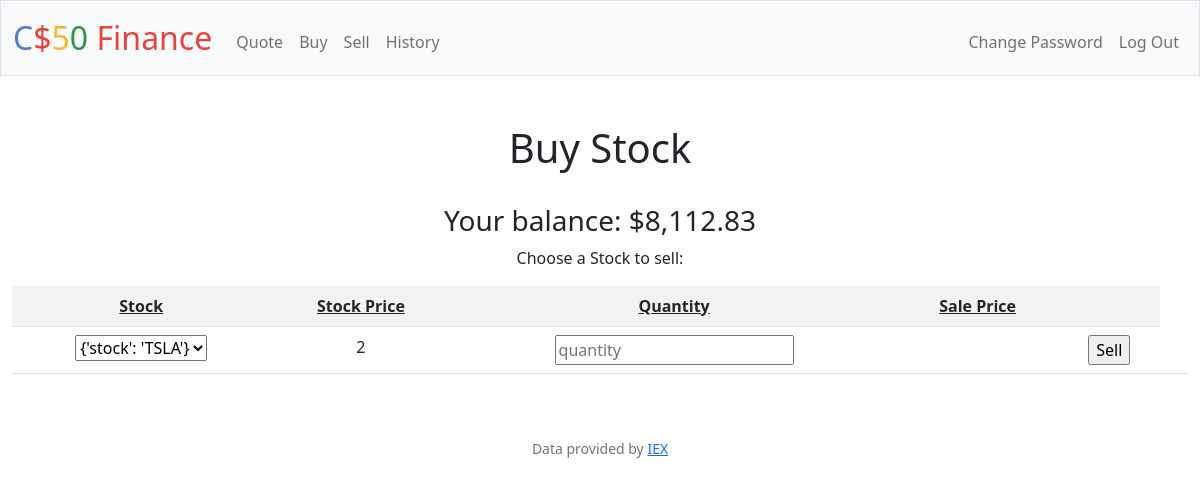
The app's page /sell (signed in), older data.
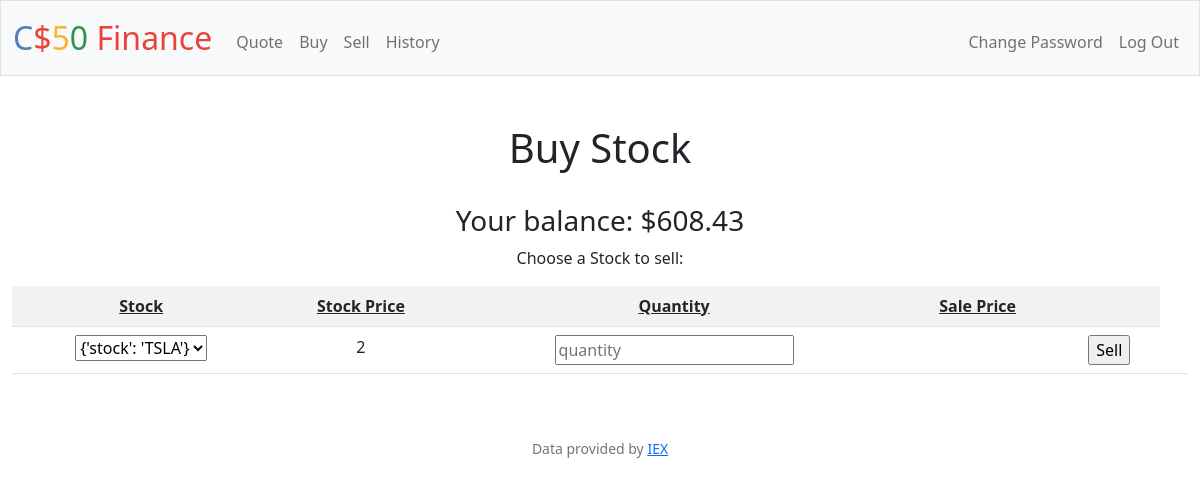
The same page, newer data.
### tables this page shows
CREATE TABLE users (id INTEGER PRIMARY KEY AUTOINCREMENT NOT NULL, username TEXT NOT NULL, hash TEXT NOT NULL, cash NUMERIC NOT NULL DEFAULT 10000.00);

### app.py (the view, shortened to what this page needs)
@app.route("/sell", methods=["GET", "POST"])
@login_required
def sell():
    balance = db.execute(
        "SELECT cash FROM users WHERE id = ?", session["user_id"])
    stocks = db.execute(
        "SELECT stock FROM stocks where person_id = ? AND quantity > 0",  session["user_id"])
    return render_template("sell.html", cash=balance[0]["cash"], stocks=stocks)

### app.py (called while the page is built)
@app.after_request
def after_request(response):
    response.headers["Cache-Control"] = "no-cache, no-store, must-revalidate"
    response.headers["Expires"] = 0
    response.headers["Pragma"] = "no-cache"
    return response

### helpers.py (called while the page is built)
def login_required(f):
    @wraps(f)
    def decorated_function(*args, **kwargs):
        if session.get("user_id") is None:
            return redirect("/login")
        return f(*args, **kwargs)
    return decorated_function

def usd(value):
    return f"${value:,.2f}"

### templates/sell.html (shortened to what this page needs)
{% extends "layout.html"%}
{% block main %}
    <h1> Buy Stock </h1>
    <br>
    <form action="/sell" method="post">
        <h3>Your balance: {{ cash | usd }}</h3>
        <label for="cars">Choose a Stock to sell:</label>
            <table class="table table-striped">
                <tr>
                    <th class="headings">Stock</th>
                    <th class="headings">Stock Price</th>
                    <th class="headings">Quantity</th>
                    <th class="headings">Sale Price</th>
                    <th> </th>
                </tr>
                <tr>
                    <td>
                        <select id ="sell" name="sell">
                        {% for stock in stocks %}
                            <option> {{ stock }} </option>
                        {%endfor%}
                        </select>
                    </td>
                    <td id="stock_price">2</td>
                    <td>
                        <input id="num2" name="quantity" type="text" placeholder="quantity">
                    </td>
                    <td id="sale_price"></td>
                    <td>
                        <input type="submit" value="Sell">
                    <td>
                </tr>
            </table>
    </form>
{% endblock %}

### templates/layout.html (shortened to what this page needs)
<!DOCTYPE html>
<html lang="en">
    <head>
        <link href="https://cdn.jsdelivr.net/npm/bootstrap@5.1.3/dist/css/bootstrap.min.css" rel="stylesheet">
        <link href="/static/styles.css" rel="stylesheet">
    </head>
    <body>
        <nav class="bg-light border navbar navbar-expand-md navbar-light">
            <div class="container-fluid">
                <a class="navbar-brand" href="/"><span class="blue">C</span><span class="red">$</span><span class="yellow">5</span><span class="green">0</span> <span class="red">Finance</span></a>
                <div class="collapse navbar-collapse" id="navbar">
                    {% if session["user_id"] %}
                        <ul class="navbar-nav me-auto mt-2">
                            <li class="nav-item"><a class="nav-link" href="/quote">Quote</a></li>
                            <li class="nav-item"><a class="nav-link" href="/buy">Buy</a></li>
                            <li class="nav-item"><a class="nav-link" href="/sell">Sell</a></li>
                            <li class="nav-item"><a class="nav-link" href="/history">History</a></li>
                        </ul>
                        <ul class="navbar-nav ms-auto mt-2">
                            <li class="nav-item"><a class="nav-link" href="/changepassword">Change Password</a></li>
                            <li class="nav-item"><a class="nav-link" href="/logout">Log Out</a></li>
                        </ul>
                    {% else %}
                        <ul class="navbar-nav ms-auto mt-2">
                            <li class="nav-item"><a class="nav-link" href="/register">Register</a></li>
                            <li class="nav-item"><a class="nav-link" href="/login">Log In</a></li>
                        </ul>
                    {% endif %}
                </div>
            </div>
        </nav>
        <main class="container-fluid py-5 text-center">
            {% block main %}{% endblock %}
        </main>
        <footer class="mb-5 small text-center text-muted">
            Data provided by <a href="https://iexcloud.io/">IEX</a>
        </footer>
    </body>
</html>

### static/styles.css (style rules this page uses)
nav .navbar-brand { font-size: xx-large; }
nav .navbar-brand .blue { color: #537fbe; }
nav .navbar-brand .red { color: #ea433b; }
nav .navbar-brand .yellow { color: #f5b82e; }
nav .navbar-brand .green { color: #2e944b; }
.headings { text-decoration: underline; font-weight: bold; }

Row changes from the older to the newer data that the page shows:
changed users: cash "$8,112.83" → "$608.43"
